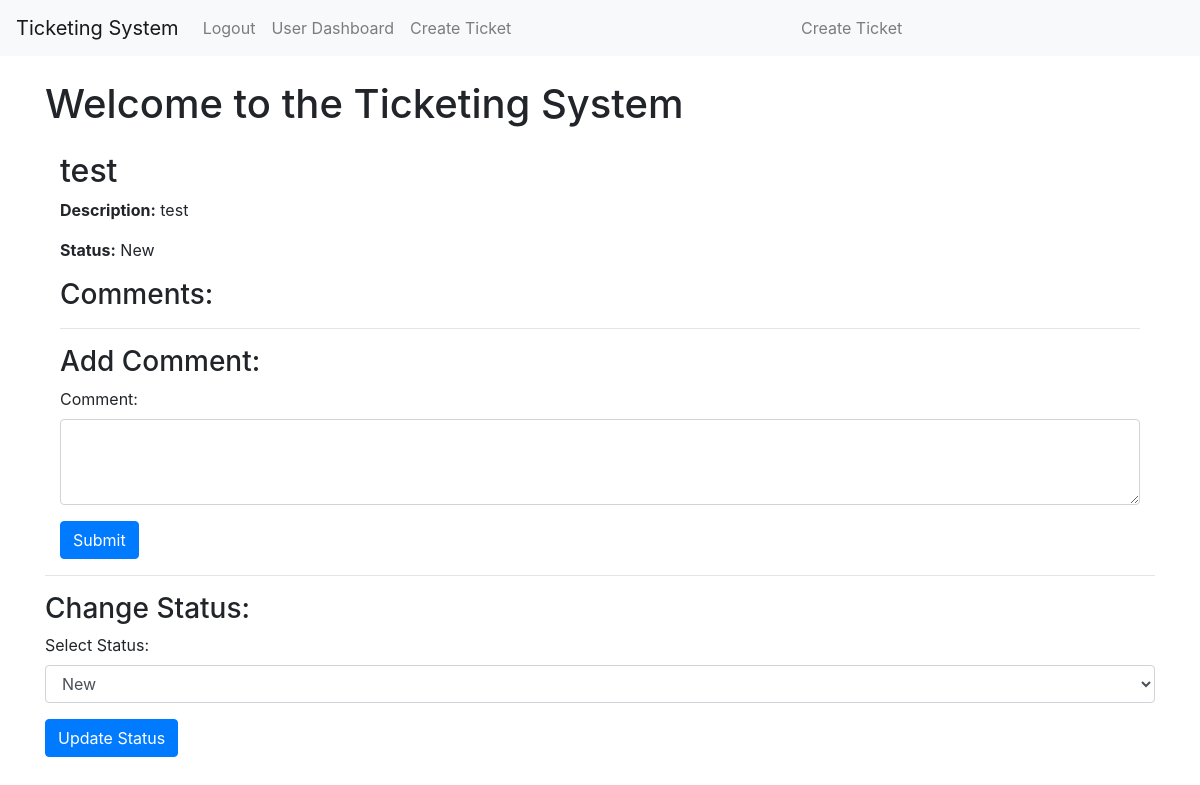
/ticket/4 (signed in), run on the app's committed database.
### app/models.py (models this page shows)
class Ticket(db.Model):
    id = db.Column(db.Integer, primary_key=True)
    title = db.Column(db.String(100), nullable=False)
    description = db.Column(db.Text, nullable=False)
    status = db.Column(db.String(20), default='New')  # Consider using an enum
    creator_id = db.Column(db.Integer, db.ForeignKey('user.id'), nullable=False)
    creator = db.relationship('User', backref='tickets')

### app/__init__.py (the view)
    @app.route('/ticket/<int:ticket_id>')
    @login_required
    def view_ticket(ticket_id):
        ticket = Ticket.query.get_or_404(ticket_id)
        if current_user.id != ticket.creator_id and not current_user.is_hr:
            flash('You are not authorized to view this ticket.', 'warning')
            return redirect(url_for('index'))
        comment_form = CommentForm()
        status_form = StatusForm()
        return render_template('ticket_detail.html', ticket=ticket, comment_form=comment_form, status_form=status_form)

### app/forms.py
class CommentForm(FlaskForm):
    comment = StringField('Add your comments/query here', validators=[DataRequired(
        message="Please enter a comment before submitting.")])
    submit = SubmitField('Submit Comment')

class StatusForm(FlaskForm):
    status_choices = [('New', 'New'), ('In Progress', 'In Progress'), ('Closed', 'Closed')]  # Define status choices
    status = SelectField('Status', choices=status_choices, validators=[DataRequired()])
    submit = SubmitField('Update Status')

### app/__init__.py (called while the page is built)
@login_manager.user_loader
def load_user(user_id):
    return User.query.get(int(user_id))

### app/templates/ticket_detail.html (shortened to what this page needs)
{% extends 'base.html' %}
{% block content %}
  <div class="container mt-4">
    <h2>{{ ticket.title }}</h2>
    <p><strong>Description:</strong> {{ ticket.description }}</p>
    <p><strong>Status:</strong> {{ ticket.status }}</p>
    <h3>Comments:</h3>
    <hr>
    <h3>Add Comment:</h3>
    <form action="{{ url_for('add_comment', ticket_id=ticket.id) }}" method="post">
      <div class="form-group">
        <label for="comment">Comment:</label>
        <textarea class="form-control" id="comment" name="comment" rows="3" required></textarea>
      </div>
      <button type="submit" class="btn btn-primary">Submit</button>
    </form>
  </div>
<hr>
    <h3>Change Status:</h3>
      <form action="{{ url_for('change_status', ticket_id=ticket.id) }}" method="post">
        <div class="form-group">
          <label for="status">Select Status:</label>
          <select class="form-control" id="status" name="status" required>
            <option value="New" {% if ticket.status == 'New' %} selected {% endif %}>New</option>
          </select>
        </div>
        <button type="submit" class="btn btn-primary">Update Status</button>
      </form>
  </div>
{% endblock %}

### data on the page
Ticket: title "test", description "test", status "New"
